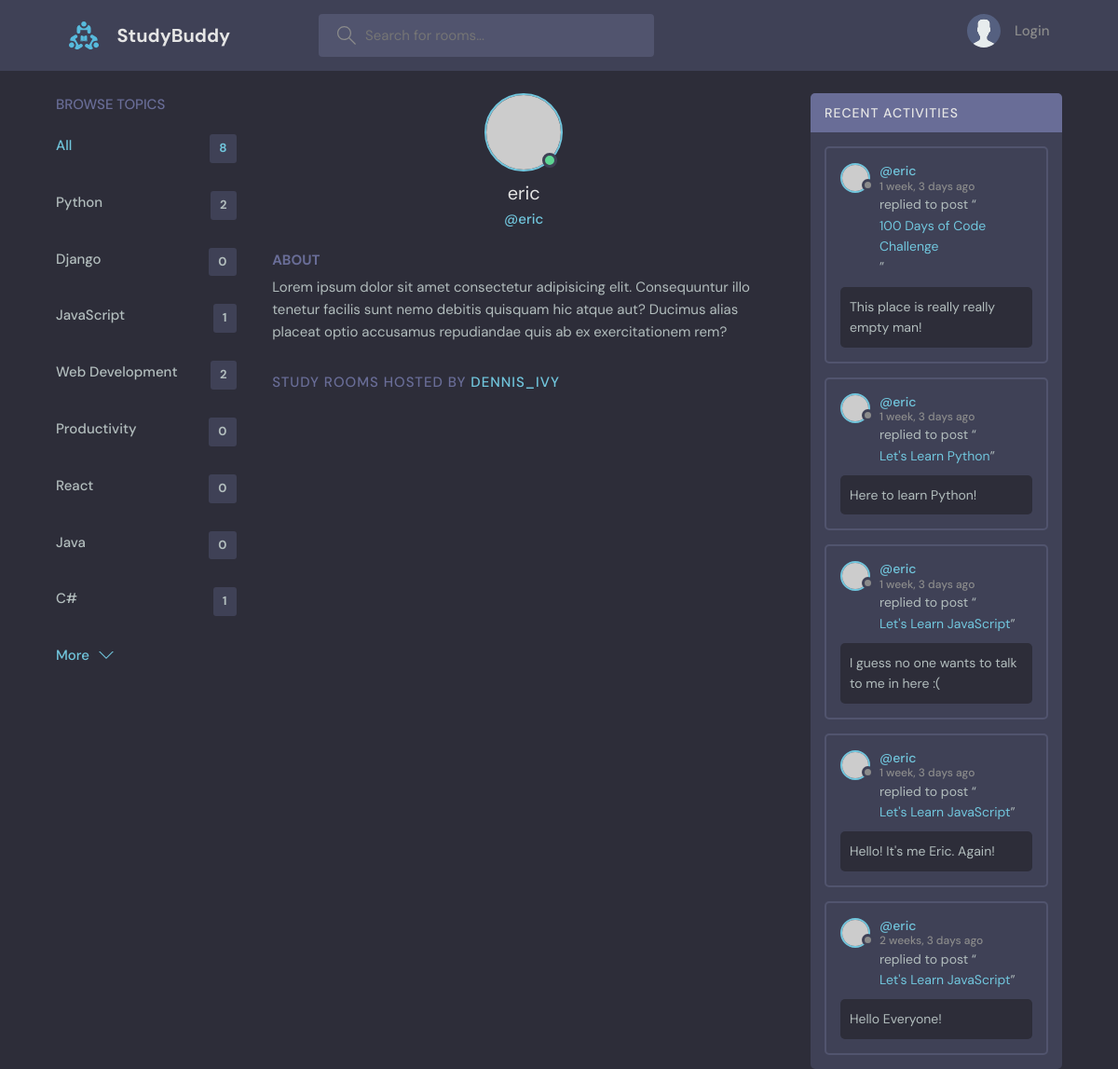
Screenshot of /profile/3/ with the database file from the repository.
### base/models.py (models this page shows, shortened)
class Topic(models.Model):
    name: str = models.CharField(max_length=200)

class Message(models.Model):
    user = models.ForeignKey(User, on_delete=models.CASCADE)
    room = models.ForeignKey(Room, on_delete=models.CASCADE)
    body: str = models.TextField()
    updated = models.DateTimeField(auto_now=True)
    created = models.DateTimeField(auto_now_add=True)
    class Meta:
        ordering = ['-updated', '-created']

class Room(models.Model):
    host = models.ForeignKey(User, on_delete=models.SET_NULL, null=True)
    topic = models.ForeignKey(Topic, on_delete=models.SET_NULL, null=True)
    name: str = models.CharField(max_length=200)
    description = models.TextField(null=True, blank=True)
    participant = models.ManyToManyField(User, related_name="participant", blank=True)
    updated = models.DateTimeField(auto_now=True)
    created = models.DateTimeField(auto_now_add=True)
    class Meta:
        ordering = ['-updated', '-created']
    def __str__(self):
        return self.name

### base/views.py (the view)
# urls.py: path("profile/<str:pk>/", views.userProfile, name="user-profile"),
def userProfile(request, pk):
    user = User.objects.get(id=pk)
    rooms = user.room_set.all()
    room_message = user.message_set.all()
    topics = Topic.objects.all()
    context = {'user': user,
               'rooms': rooms,
               'room_message': room_message,
               'topics': topics}
    return render(request, 'base/profile.html', context)

### base/templates/base/profile.html (shortened to what this page needs)
{% extends 'main.html' %}
{% block content %}
    <main class="profile-page layout layout--3">
        <div class="container">
            {% include 'base/topics_components.html' %}
            <div class="roomList">
                <div class="profile">
                    <div class="profile__avatar">
                        <div class="avatar avatar--large active">
                            <img src="https://randomuser.me/api/portraits/men/11.jpg"/>
                        </div>
                    </div>
                    <div class="profile__info">
                        <h3>{{ user.username }}</h3>
                        <p>@{{ user.username }}</p>
                    </div>
                    <div class="profile__about">
                        <h3>About</h3>
                        <p>
                            Lorem ipsum dolor sit amet consectetur adipisicing elit. Consequuntur illo tenetur
                            facilis sunt nemo debitis quisquam hic atque aut? Ducimus alias placeat optio
                            accusamus repudiandae quis ab ex exercitationem rem?
                        </p>
                    </div>
                </div>
                <div class="roomList__header">
                    <div>
                        <h2>Study Rooms Hosted by <a>dennis_ivy</a>
                        </h2>
                    </div>
                </div>
            </div>
            {% include 'base/activity_component.html' %}
        </div>
    </main>
{% endblock content %}

### base/templates/base/topics_components.html
<div class="topics">
    <div class="topics__header">
        <h2>Browse Topics</h2>
    </div>
    <ul class="topics__list">
        <li>
            <a href="{% url 'home' %}" class="active">All <span>{{ topics.count }}</span></a>
        </li>
        {% for topic in topics %}
            <li>
                <a href="{% url 'home' %}?q={{ topic.name }}">{{ topic.name }}
                    <span>{{ topic.room_set.all.count }}</span></a>
            </li>
        {% endfor %}
    </ul>
    <a class="btn btn--link" href="topics.html">
        More
        <svg version="1.1" xmlns="http://www.w3.org/2000/svg" width="32" height="32" viewBox="0 0 32 32">
            <title>chevron-down</title>
            <path d="M16 21l-13-13h-3l16 16 16-16h-3l-13 13z"></path>
        </svg>
    </a>
</div>

### base/templates/base/activity_component.html (shortened to what this page needs)
<div class="activities">
    <div class="activities__header">
        <h2>Recent Activities</h2>
    </div>
    {% for message in room_message %}
        <div class="activities__box">
            <div class="activities__boxHeader roomListRoom__header">
                <a href="{% url 'user-profile' message.user.id %}" class="roomListRoom__author">
                    <div class="avatar avatar--small">
                        <img src="https://randomuser.me/api/portraits/women/11.jpg"/>
                    </div>
                    <p>
                        @{{ message.user }}
                        <span>{{ message.created|timesince }} ago</span>
                    </p>
                </a>
            </div>
            <div class="activities__boxContent">
                <p>replied to post “<a href="{% url 'room' message.room.id %}">{{ message.room }}</a>”</p>
                <div class="activities__boxRoomContent">
                    {{ message.body }}
                </div>
            </div>
        </div>
    {% endfor %}
</div>

### rows the page displays
Topic: name "Python", room_set.all.count "2"
Topic: name "Django", room_set.all.count "0"
Topic: name "JavaScript", room_set.all.count "1"
Topic: name "Web Development", room_set.all.count "2"
Topic: name "Productivity", room_set.all.count "0"
Topic: name "React", room_set.all.count "0"
Topic: name "Java", room_set.all.count "0"
Topic: name "C#", room_set.all.count "1"
Message: user "eric", created "1 week, 3 days", room "100 Days of Code Challenge", body "This place is really really empty man!"
Message: user "eric", created "1 week, 3 days", room "Let's Learn Python", body "Here to learn Python!"
Message: user "eric", created "1 week, 3 days", room "Let's Learn JavaScript", body "I guess no one wants to talk to me in here :("
Message: user "eric", created "1 week, 3 days", room "Let's Learn JavaScript", body "Hello! It's me Eric. Again!"
Message: user "eric", created "2 weeks, 3 days", room "Let's Learn JavaScript", body "Hello Everyone!"

### other values shown
{{ topics.count }} "8"
{{ user.username }} "eric"
